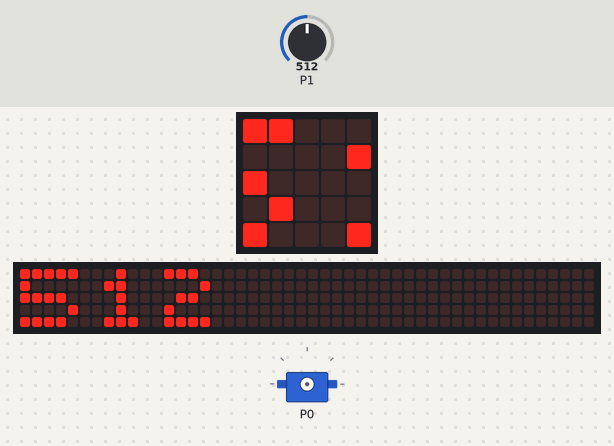
Bench run of a program on a simulated BBC micro:bit (MakeCode). Parts: the board's 5×5 LED display, a strip that is not on the board, showing the scrolling text unrolled, servo. Inputs (shaded band) come from the test bench; at power-on: P1 = 512 (analog values on the 0–1023 scale). The 48×5 strip is a reading aid, not a part: it shows the text the display is scrolling, unrolled, one strip-width of it at a time.

Above: at 1.87 s.
1.9 s: P1 set to 0
At 5.7 s:
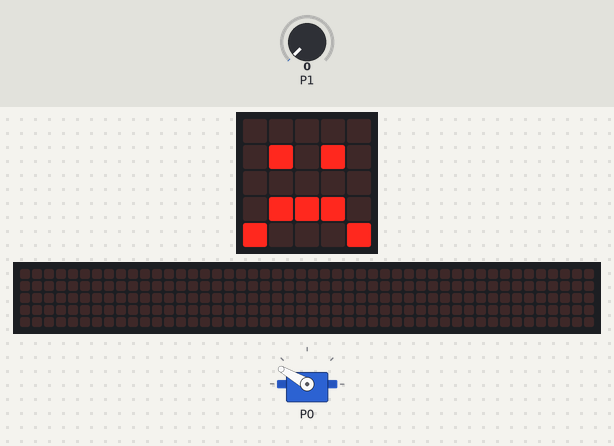
8.3 s: P1 set to 191
At 10.26 s:
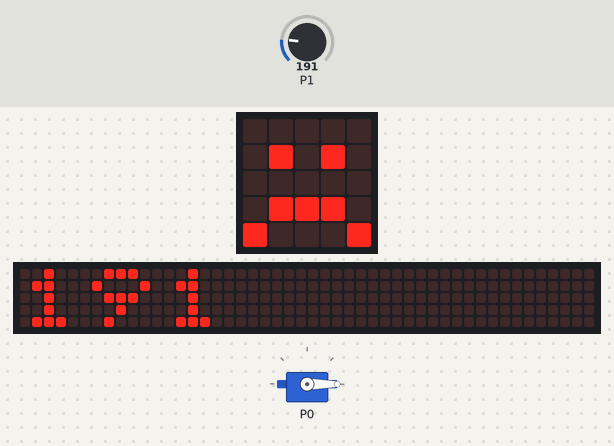
12.1 s: P1 set to 213
At 14.7 s:
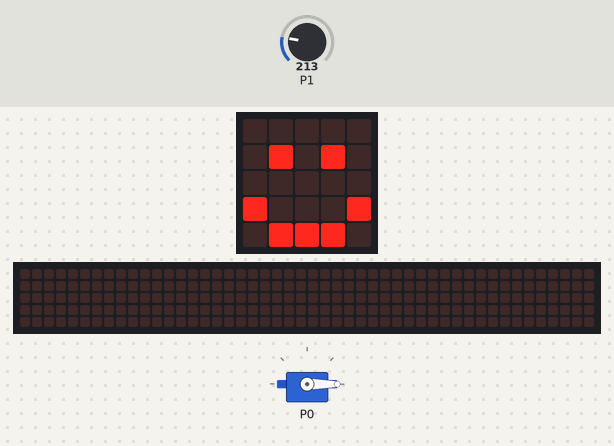
Timing chart, 0 to 16.2 s (numbered marks = the images above; inputs shaded):
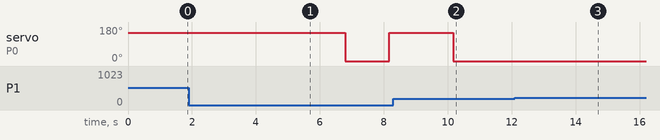

Measured:
- the behaviour switches between 199 and 200 on P1 (found by bisection; images 2 and 3)
- after the input at 1.9 s, servo on P0: 150° → 0° after 4.9 s, → 150° 1.4 s later; the display: first differs from a run without the input after 2.3 s (image 1)
- after the input at 8.3 s, servo on P0: goes on until 10.2 s, then stays 0°; the display: changes after 1.9 s (image 2)
- after the input at 12.1 s, servo on P0: stops changing and stays 0°; the display: first differs from a run without the input after 1.7 s (image 3)
- what the display in image 1 shows lasts 2.6 s, from 4.2 s to 6.8 s

The program:

main.ts
```typescript
basic.showIcon(IconNames.Yes)
basic.forever(function () {
    basic.showNumber(pins.analogReadPin(AnalogPin.P1))
    if (pins.analogReadPin(AnalogPin.P1) < 200) {
        basic.showIcon(IconNames.Sad)
        servos.P0.setAngle(150)
        basic.pause(2000)
        servos.P0.setAngle(0)
    } else {
        basic.showIcon(IconNames.Happy)
        basic.pause(1000)
    }
})
```

test.ts
```typescript
// les tests vont ici ; cela ne sera pas compilé si ce paquet est utilisé en tant qu'extension.
```
